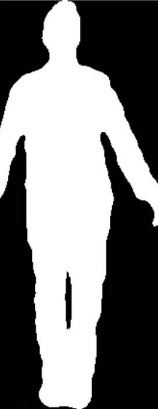
//> input picture images/person.jpg, 158 x 409 px
$ ./main   (built with g++ and OpenCV 4)
//> lines starting //> are read from the running program, lines starting //| are printed output that depends on the picture; after the words box and inside, x2 and y2 are one past the last pixel; in counts of white or black regions, pixels touching at a corner belong together
//this program things the image until only a skeleton representation is left.

//http://opencv-code.com/quick-tips/implementation-of-thinning-algorithm-in-opencv/

/**
* Code for thinning a binary image using Zhang-Suen algorithm.
*/
#include <opencv2/imgproc/imgproc.hpp>
#include <opencv2/highgui/highgui.hpp>
using namespace cv;
/**
* Perform one thinning iteration.
* Normally you wouldn't call this function directly from your code.
*
* @param  im    Binary image with range = 0-1
* @param  iter  0=even, 1=odd
*/
void thinningIteration(Mat& im, int iter)
{
	Mat marker = Mat::zeros(im.size(), CV_8UC1);

	for (int i = 1; i < im.rows - 1; i++)
	{
		for (int j = 1; j < im.cols - 1; j++)
		{
			uchar p2 = im.at<uchar>(i - 1, j);
			uchar p3 = im.at<uchar>(i - 1, j + 1);
			uchar p4 = im.at<uchar>(i, j + 1);
			uchar p5 = im.at<uchar>(i + 1, j + 1);
			uchar p6 = im.at<uchar>(i + 1, j);
			uchar p7 = im.at<uchar>(i + 1, j - 1);
			uchar p8 = im.at<uchar>(i, j - 1);
			uchar p9 = im.at<uchar>(i - 1, j - 1);

			int A = (p2 == 0 && p3 == 1) + (p3 == 0 && p4 == 1) +
				(p4 == 0 && p5 == 1) + (p5 == 0 && p6 == 1) +
				(p6 == 0 && p7 == 1) + (p7 == 0 && p8 == 1) +
				(p8 == 0 && p9 == 1) + (p9 == 0 && p2 == 1);
			int B = p2 + p3 + p4 + p5 + p6 + p7 + p8 + p9;
			int m1 = iter == 0 ? (p2 * p4 * p6) : (p2 * p4 * p8);
			int m2 = iter == 0 ? (p4 * p6 * p8) : (p2 * p6 * p8);

			if (A == 1 && (B >= 2 && B <= 6) && m1 == 0 && m2 == 0)
				marker.at<uchar>(i, j) = 1;
		}
	}

	im &= ~marker;
}

/**
* Function for thinning the given binary image
*
* @param  im  Binary image with range = 0-255
*/
void thinning(Mat& im, int i)
{
	im /= 255;

	Mat prev = Mat::zeros(im.size(), CV_8UC1);
	Mat diff;

	do {
		thinningIteration(im, 0);
		thinningIteration(im, 1);
		absdiff(im, prev, diff);
		im.copyTo(prev);
	} while (countNonZero(diff) > i * 10000);

	im *= 255;
}

/**
* This is an example on how to call the thinning function above.
*/
int main()
{
	//Mat src = imread("../images/horse.jpg");
	Mat src = imread("../images/person.jpg");
//> src is the input picture: 409 rows x 158 cols, CV_8UC3; min 0, max 255, mean 121.4
	if (src.empty())
		return -1;

	Mat bw;
	cvtColor(src, bw, CV_BGR2GRAY);
	threshold(bw, bw, 10, 255, CV_THRESH_BINARY);
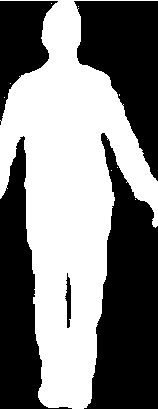
//> bw: 409 rows x 158 cols, CV_8UC1; 49.1% white; 9 white regions (8 under 20 px), largest, box (x1, y1, x2, y2) and area: (0, 0, 158, 409) 31710

	//show the original image
	imshow("src", src);

	//loop through, thin, and show the image (note, remove this loop, and set the 10k value above to zero to have the algo finish quickly)
	for (int i = 1; i < 40; i++)
	{
		thinning(bw, i);
		imshow("dst", bw);
		waitKey(40);
	}
//> this loop made 39 passes
//> pass 1, in thinning, `im *= 255;`:
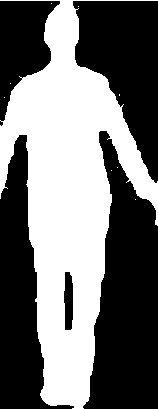
//> im: 409 rows x 158 cols, CV_8UC1; 44.5% white; 9 white regions (8 under 20 px), largest, box (x1, y1, x2, y2) and area: (0, 0, 158, 409) 28748
//> pass 2, in thinning (call 2), `im *= 255;`:
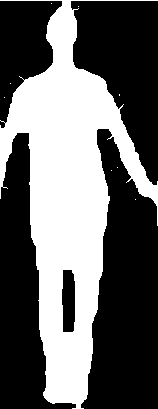
//> im: 409 rows x 158 cols, CV_8UC1; 39.9% white; 9 white regions (8 under 20 px), largest, box (x1, y1, x2, y2) and area: (0, 0, 158, 409) 25747
//> after the loop:
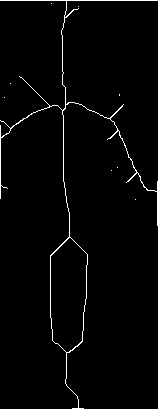
//> bw: 409 rows x 158 cols, CV_8UC1; 1.9% white in thin lines or dots

	imshow("dst", bw);
	waitKey(0);

	return 0;
}

$ run again, with images/horse.jpg copied over images/person.jpg
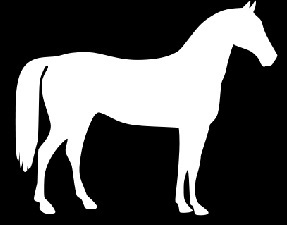
//> input picture images/horse.jpg, 287 x 225 px
//> src is the input picture: 225 rows x 287 cols, CV_8UC3; min 0, max 255, mean 85
//> `threshold(bw, bw, 10, 255, CV_THRESH_BINARY);`:
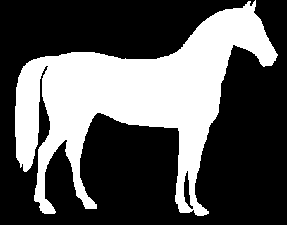
//> bw: 225 rows x 287 cols, CV_8UC1; 34.2% white; 1 white region, box (x1, y1, x2, y2) and area: (15, 0, 278, 216) 22073
//> after the loop `for (int i = 1; i < 40; i++)`:
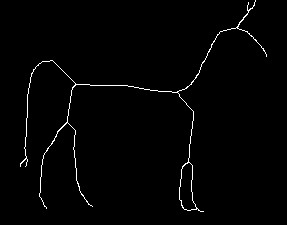
//> bw: 225 rows x 287 cols, CV_8UC1; 1.4% white in thin lines or dots, all inside (x1, y1, x2, y2) = (20, 0, 267, 212)

$ run again, with images/5.jpg copied over images/person.jpg
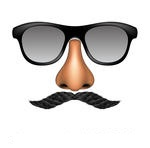
//> input picture images/5.jpg, 150 x 148 px
//> src is the input picture: 148 rows x 150 cols, CV_8UC3; mean B, G, R 210.5, 212.5, 215.7
//> `threshold(bw, bw, 10, 255, CV_THRESH_BINARY);`:
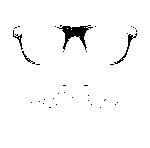
//> bw: 148 rows x 150 cols, CV_8UC1; 97.5% white; 37 black regions (33 under 20 px), largest, box (x1, y1, x2, y2) and area: (57, 25, 93, 50) 321, (114, 33, 137, 64) 91, (13, 30, 23, 50) 49, (22, 51, 35, 64) 34
//> after the loop `for (int i = 1; i < 40; i++)`:
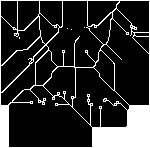
//> bw: 148 rows x 150 cols, CV_8UC1; 17.7% white; 5 white regions (4 under 20 px), largest, box (x1, y1, x2, y2) and area: (0, 0, 150, 148) 3916

$ run again, with images/HappyFish.jpg copied over images/person.jpg
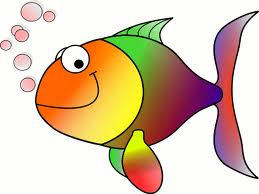
//> input picture images/HappyFish.jpg, 259 x 194 px
//> src is the input picture: 194 rows x 259 cols, CV_8UC3; mean B, G, R 170.8, 196.4, 219.3
//> `threshold(bw, bw, 10, 255, CV_THRESH_BINARY);`:
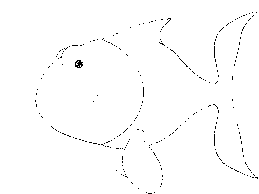
//> bw: 194 rows x 259 cols, CV_8UC1; 99% white; black in thin lines or dots, all inside (x1, y1, x2, y2) = (35, 12, 258, 194)
//> after the loop `for (int i = 1; i < 40; i++)`:
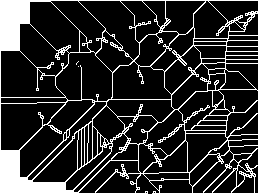
//> bw: 194 rows x 259 cols, CV_8UC1; 18.2% white; 3 white regions (2 under 20 px), largest, box (x1, y1, x2, y2) and area: (0, 0, 259, 194) 9140
